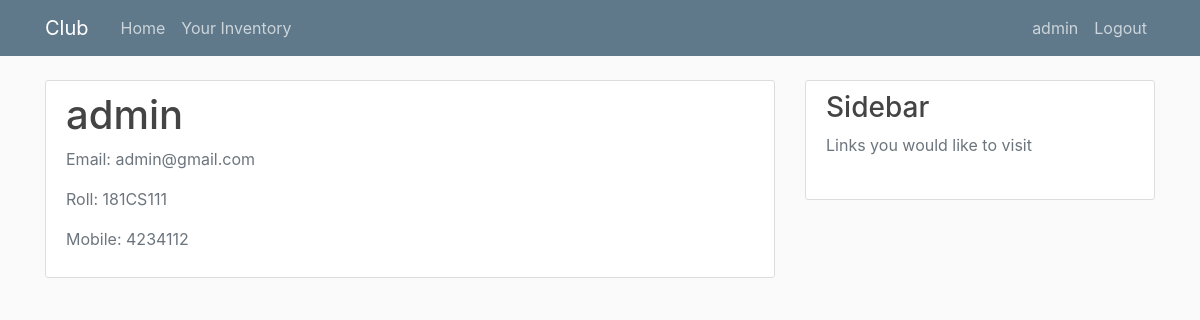
Page /user/Your-Profile/ (signed in) on the committed database.
### User/models.py (models this page shows, shortened)
class User(AbstractBaseUser):
    YEAR = (
        (1, 'First Year'),
        (2, 'Second Year'),
        (3, 'Third Year'),
        (4, 'Fourth Year')
    )
    userName         = models.CharField(verbose_name = "Username", max_length = 27, unique = True)
    email            = models.CharField(verbose_name = 'Email Address', max_length = 27, unique = True)
    name             = models.CharField(verbose_name = 'First Name',max_length = 27)
    year             = models.IntegerField(verbose_name = 'Year', choices = YEAR, default = 2)
    roll             = models.CharField(verbose_name = 'Roll Number', max_length = 10)
    department       = models.CharField(verbose_name = 'Department', max_length = 20)
    mobileNumber     = models.CharField(verbose_name = 'Mobile Number',max_length = 27 ,unique = True)
    club             = models.ForeignKey(Club, default = None, on_delete = models.SET_NULL ,related_name = 'Club_Member', null = True, blank = True)
    is_convener      = models.BooleanField(default = False)
    is_active        = models.BooleanField(default = True)
    is_admin         = models.BooleanField(default = False)
    objects = CustUserManager()
    USERNAME_FIELD  = 'userName'
    REQUIRED_FIELDS = ['email', 'name', 'roll', 'year', 'department', 'mobileNumber', ]

### User/views.py (the view)
# urls.py: path("Your-Profile/", YourProfile, name = 'Your Profile'),
def YourProfile(request):
    user = request.user
    context = {'user' : user}
    return render(request, 'User/YourProfile.html', context)

### User/templates/User/YourProfile.html (shortened to what this page needs)
{% extends "User/Base.html" %}
{% load crispy_forms_tags %}
{% block content %}
    <div class="content-section">
      <div class="media">
        <div class="media-body">
          <h2 class="account-heading">{{ user.userName }}</h2>
          <p class="text-secondary">Email: {{ user.email }}</p>
          <p class="text-secondary">Roll: {{ user.roll }}</p>
          <p class="text-secondary">Mobile: {{ user.mobileNumber }}</p>
        </div>
      </div>
    </div>
{% endblock content %}

### User/templates/User/Base.html (shortened to what this page needs)
{% load static %}
<!DOCTYPE html>
<html>
<head>
    <link rel="stylesheet" href="https://maxcdn.bootstrapcdn.com/bootstrap/4.0.0/css/bootstrap.min.css">
    <link rel="stylesheet" type="text/css" href="{% static 'User/main.css' %}">
</head>
<body>
    <header class="site-header">
      <nav class="navbar navbar-expand-md navbar-dark bg-steel fixed-top">
        <div class="container">
          <a class="navbar-brand mr-4" href="{% url 'home' %}">Club</a>
          <div class="collapse navbar-collapse" id="navbarToggle">
            <div class="navbar-nav mr-auto">
              <a class="nav-item nav-link" href="{% url 'home' %}">Home</a>
              {% if user.is_authenticated %}
                {% if user.is_convener %}
                  <a class="nav-item nav-link" href="{% url 'Club Details' %}">{{ user.club }}</a>
                {% else %}
                  <a class="nav-item nav-link" href="{% url 'Your Inventory' %}">Your Inventory</a>
                {% endif %}
              {% endif %}
            </div>
            <div class="navbar-nav">
            {% if user.is_authenticated %}
                <a class="nav-item nav-link" href="{% url 'Your Profile' %}">{{ user.userName }}</a>
                <a class="nav-item nav-link" href="{% url 'logout' %}">Logout</a>
            {% else %}
                <a class="nav-item nav-link" href="{% url 'login' %}">Login</a>
                <a class="nav-item nav-link" href="{% url 'register' %}">Register</a>
            {% endif %}
            </div>
          </div>
        </div>
      </nav>
    </header>
    <main role="main" class="container">
      <div class="row">
        <div class="col-md-8">
          {% block content %}{% endblock %}
        </div>
        <div class="col-md-4">
          <div class="content-section">
            <h3>Sidebar</h3>
            <p class='text-muted'>Links you would like to visit
            </p>
          </div>
        </div>
      </div>
    </main>
</body>
</html>

### User/static/User/main.css (style rules this page uses)
body { background: #fafafa; color: #333333; margin-top: 5rem; margin-bottom: 120px; }
h1, h2, h3, h4, h5, h6 { color: #444444; }
.bg-steel { background-color: #5f788a; }
.site-header .navbar-nav .nav-link { color: #cbd5db; }
.content-section { background: #ffffff; padding: 10px 20px; border: 1px solid #dddddd; border-radius: 3px; margin-bottom: 20px; }
.account-heading { font-size: 2.5rem; }

### rows in the picture
User: userName "admin", email "admin@gmail.com", roll "181CS111", mobileNumber "4234112"
